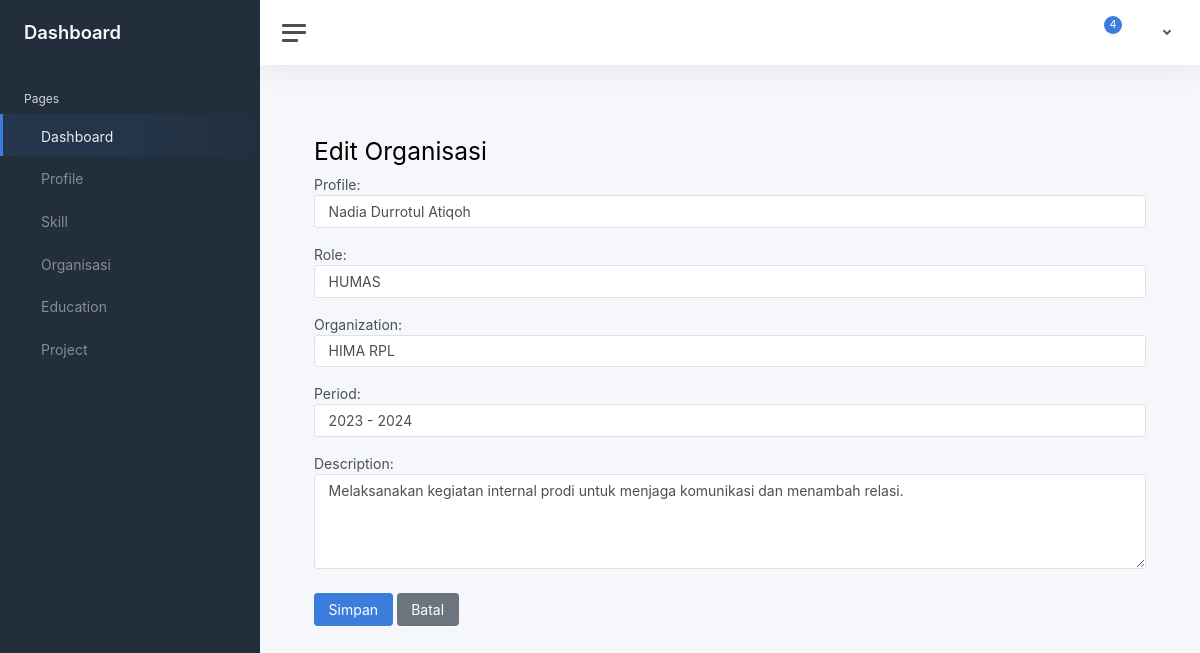
The page /orgs/1/edit/ on the database its author committed.
### cv_api/models.py (models this page shows)
class OrganizationExperience(models.Model):
    profile = models.ForeignKey(Profile, on_delete=models.CASCADE, related_name='organizations')
    role = models.CharField(max_length=200)
    organization = models.CharField(max_length=200)
    period = models.CharField(max_length=50)
    description = models.TextField()

### frontend/views.py (the view)
# urls.py: path('orgs/<int:pk>/edit/', views.org_edit, name='org_edit'),
def org_edit(request, pk):
    org = get_object_or_404(OrganizationExperience, pk=pk)
    if request.method == 'POST':
        form = OrganizationExperienceForm(request.POST, instance=org)
        if form.is_valid():
            form.save()
            return redirect('org_list')
    else:
        form = OrganizationExperienceForm(instance=org)
    return render(request, 'frontend/orgs/form.html', {'form': form})

### cv_api/forms.py
class OrganizationExperienceForm(forms.ModelForm):
    class Meta:
        model = OrganizationExperience
        fields = ['profile', 'role', 'organization', 'period', 'description']
        widgets = {
            'profile': forms.Select(attrs={'class': 'form-control'}),
            'role': forms.TextInput(attrs={'class': 'form-control'}),
            'organization': forms.TextInput(attrs={'class': 'form-control'}),
            'period': forms.TextInput(attrs={'class': 'form-control'}),
            'description': forms.Textarea(attrs={'class': 'form-control', 'rows': 4}),
        }

### cv_api/models.py (called while the page is built)
    def __str__(self):
        return self.name

### frontend/static/templates/frontend/orgs/form.html (shortened to what this page needs)
{% extends "frontend/base.html" %}
{% block content %}
<div class="container mt-4">
    <h2>{% if form.instance.pk %}Edit Organisasi{% else %}Tambah Organisasi{% endif %}</h2>
    <form method="post">
        {{ form.as_p }}
        <button type="submit" class="btn btn-primary mt-2">Simpan</button>
        <a href="{% url 'org_list' %}" class="btn btn-secondary mt-2">Batal</a>
    </form>
</div>
{% endblock %}

### rows shown on the page
OrganizationExperience: profile "Nadia Durrotul Atiqoh", role "HUMAS", organization "HIMA RPL", period "2023 - 2024", description "Melaksanakan kegiatan internal prodi untuk menjaga komunikasi dan menambah relasi."
